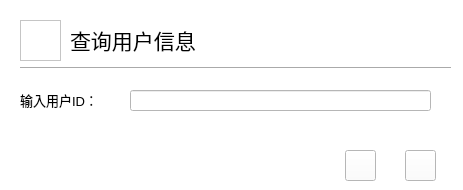
<?xml version="1.0" encoding="UTF-8"?>
<ui version="4.0">
 <class>ViewUser</class>
 <widget class="QWidget" name="ViewUser">
  <property name="geometry">
   <rect>
    <x>0</x>
    <y>0</y>
    <width>463</width>
    <height>190</height>
   </rect>
  </property>
  <property name="minimumSize">
   <size>
    <width>463</width>
    <height>190</height>
   </size>
  </property>
  <property name="maximumSize">
   <size>
    <width>463</width>
    <height>190</height>
   </size>
  </property>
  <property name="windowTitle">
   <string>查询用户</string>
  </property>
  <property name="styleSheet">
   <string notr="true">background-color: rgb(255, 255, 255);</string>
  </property>
  <widget class="QGraphicsView" name="graphicsView">
   <property name="geometry">
    <rect>
     <x>20</x>
     <y>20</y>
     <width>41</width>
     <height>41</height>
    </rect>
   </property>
   <property name="minimumSize">
    <size>
     <width>41</width>
     <height>41</height>
    </size>
   </property>
   <property name="maximumSize">
    <size>
     <width>41</width>
     <height>41</height>
    </size>
   </property>
   <property name="styleSheet">
    <string notr="true">border-image:url(:/pic/man_512px_1174196_easyicon.net.png)</string>
   </property>
  </widget>
  <widget class="QLabel" name="label">
   <property name="geometry">
    <rect>
     <x>70</x>
     <y>20</y>
     <width>161</width>
     <height>41</height>
    </rect>
   </property>
   <property name="minimumSize">
    <size>
     <width>161</width>
     <height>41</height>
    </size>
   </property>
   <property name="maximumSize">
    <size>
     <width>161</width>
     <height>41</height>
    </size>
   </property>
   <property name="styleSheet">
    <string notr="true">font: 20pt &quot;微软雅黑&quot;;</string>
   </property>
   <property name="text">
    <string>&lt;html&gt;&lt;head/&gt;&lt;body&gt;&lt;p&gt;&lt;span style=&quot; font-size:16pt;&quot;&gt;查询用户信息&lt;/span&gt;&lt;/p&gt;&lt;/body&gt;&lt;/html&gt;</string>
   </property>
  </widget>
  <widget class="Line" name="line">
   <property name="geometry">
    <rect>
     <x>20</x>
     <y>60</y>
     <width>431</width>
     <height>16</height>
    </rect>
   </property>
   <property name="orientation">
    <enum>Qt::Horizontal</enum>
   </property>
  </widget>
  <widget class="QLabel" name="label_2">
   <property name="geometry">
    <rect>
     <x>20</x>
     <y>90</y>
     <width>101</width>
     <height>21</height>
    </rect>
   </property>
   <property name="minimumSize">
    <size>
     <width>101</width>
     <height>21</height>
    </size>
   </property>
   <property name="maximumSize">
    <size>
     <width>101</width>
     <height>21</height>
    </size>
   </property>
   <property name="styleSheet">
    <string notr="true">font: 12pt &quot;微软雅黑&quot;;</string>
   </property>
   <property name="text">
    <string>&lt;html&gt;&lt;head/&gt;&lt;body&gt;&lt;p&gt;&lt;span style=&quot; font-size:10pt;&quot;&gt;输入用户ID：&lt;/span&gt;&lt;/p&gt;&lt;/body&gt;&lt;/html&gt;</string>
   </property>
  </widget>
  <widget class="QLineEdit" name="lineEdit">
   <property name="geometry">
    <rect>
     <x>130</x>
     <y>90</y>
     <width>301</width>
     <height>21</height>
    </rect>
   </property>
   <property name="minimumSize">
    <size>
     <width>301</width>
     <height>21</height>
    </size>
   </property>
   <property name="maximumSize">
    <size>
     <width>301</width>
     <height>21</height>
    </size>
   </property>
  </widget>
  <widget class="QPushButton" name="AskUserButton">
   <property name="geometry">
    <rect>
     <x>345</x>
     <y>150</y>
     <width>31</width>
     <height>31</height>
    </rect>
   </property>
   <property name="minimumSize">
    <size>
     <width>31</width>
     <height>31</height>
    </size>
   </property>
   <property name="maximumSize">
    <size>
     <width>31</width>
     <height>31</height>
    </size>
   </property>
   <property name="styleSheet">
    <string notr="true">border-image: url(:/pic/yes_200px_1188209_easyicon.net.png);</string>
   </property>
   <property name="text">
    <string/>
   </property>
   <property name="shortcut">
    <string>Return</string>
   </property>
  </widget>
  <widget class="QPushButton" name="BackButton">
   <property name="geometry">
    <rect>
     <x>405</x>
     <y>150</y>
     <width>31</width>
     <height>31</height>
    </rect>
   </property>
   <property name="minimumSize">
    <size>
     <width>31</width>
     <height>31</height>
    </size>
   </property>
   <property name="maximumSize">
    <size>
     <width>31</width>
     <height>31</height>
    </size>
   </property>
   <property name="styleSheet">
    <string notr="true">border-image: url(:/pic/Cancel_110px_1190738_easyicon.net.png);</string>
   </property>
   <property name="text">
    <string/>
   </property>
   <property name="shortcut">
    <string>Esc</string>
   </property>
  </widget>
  <zorder>line</zorder>
  <zorder>graphicsView</zorder>
  <zorder>label</zorder>
  <zorder>label_2</zorder>
  <zorder>lineEdit</zorder>
  <zorder>AskUserButton</zorder>
  <zorder>BackButton</zorder>
 </widget>
 <resources/>
 <connections/>
</ui>
